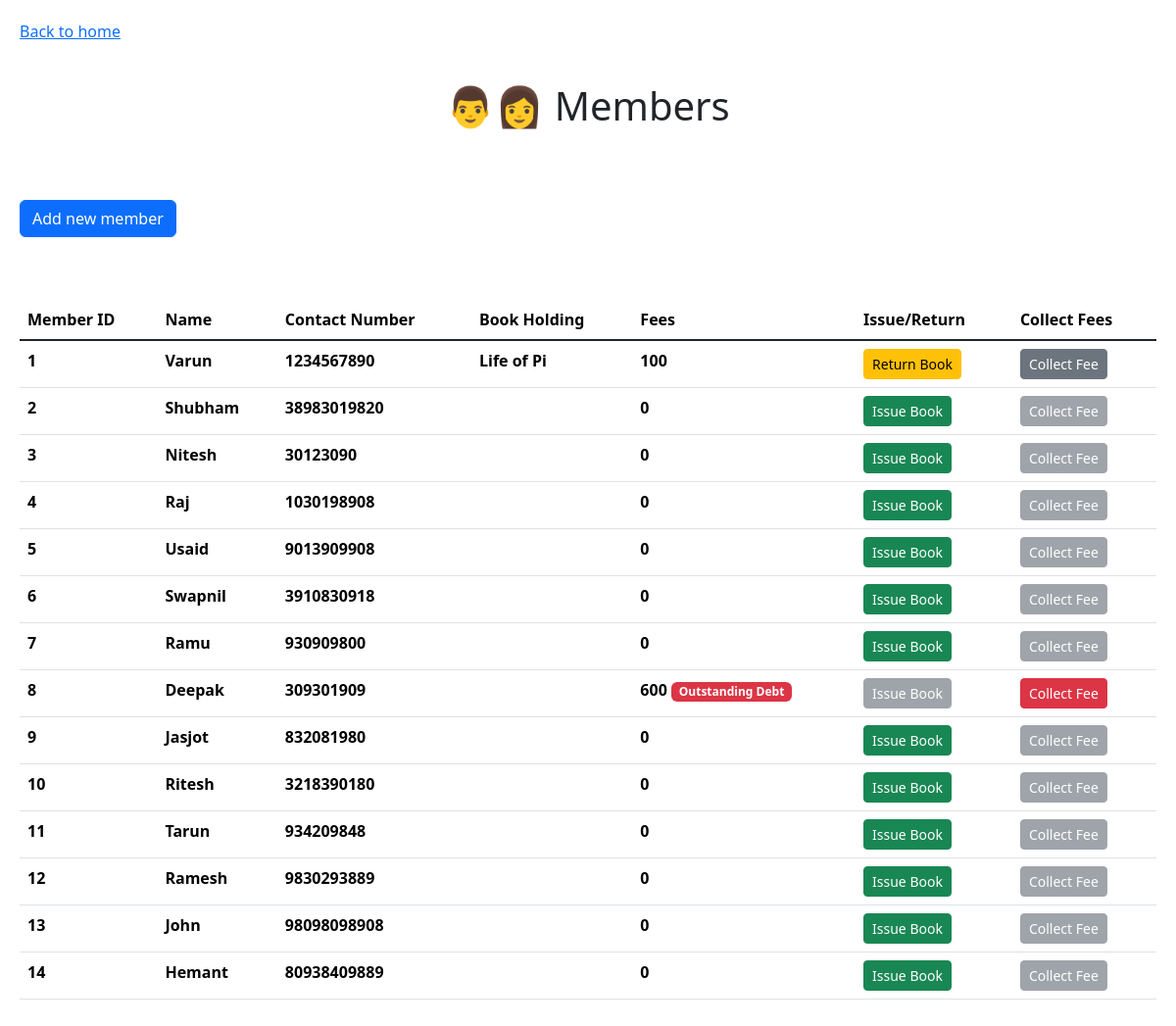
The page /members/ on the database its author committed.
### lib_manage/models.py (models this page shows)
class Member(models.Model):
    name = models.CharField(max_length = 20)
    number = models.BigIntegerField()
    holding = models.ForeignKey(Books, on_delete=models.RESTRICT, null=True)
    fees = models.IntegerField(default=0)

class Books(models.Model):
    title = models.CharField(max_length=255, null=True)
    author = models.CharField(max_length=255, null=True)
    isbn = models.BigIntegerField(null=True)
    publisher = models.CharField(max_length=255, null=True)
    status = models.BooleanField(default=True)
    holder = models.IntegerField(null=True)

### lib_manage/views.py (the view)
# urls.py: path("members/", views.membersview, name='membersview'),
def membersview(request):
    if request.method == 'GET':
        member_data = list(Member.objects.all())
        return render(request, 'lib_manage/members.html', {'member_data':member_data})

### lib_manage/templates/lib_manage/members.html (shortened to what this page needs)
{% extends "lib_manage/layout.html" %}
{% load static %}
{% block body %}
{% load static %}
<div class="blocks top_head">
    <h1>👨👩 Members</h1>
</div>
<br>
<div class="blocks">
    <a type="button" class="btn btn-primary" href="{% url 'lib_manage:addMember' %}">Add new member</a>
</div>
<br>
<div class="blocks">
    <table class="table">
        <thead>
            <tr>
                <th scope="col">Member ID</th>
                <th scope="col">Name</th>
                <th scope="col">Contact Number</th>
                <th scope="col">Book Holding</th>
                <th scope="col">Fees</th>
                <th scope="col">Issue/Return</th>
                <th scope="col">Collect Fees</th>
            </tr>
        </thead>
        <tbody class="table-group-divider">
            {% for data in member_data %}
                <tr>
                    <th scope="col">{{ data.id }}</th>
                    <th scope="col">{{ data.name }}</th>
                    <th scope="col">{{ data.number }}</th>
                    <th scope="col">{{ data.holding.title }}</th>
                    {% if data.fees >= 500 %}
                    <th scope="col">{{ data.fees }} <span class="badge text-bg-danger">Outstanding Debt</span></th>
                    {% else %}
                    <th scope="col">{{ data.fees }}</th>
                    {% endif %}
                    <th scope="col">
                        {% if data.holding == None %}
                            {% if data.fees >= 500 %}
                            <button type="button" class="btn btn-secondary btn-sm" disabled>Issue Book</button>
                            {% else %}
                            <a type="button" class="btn btn-success btn-sm" href="{% url 'lib_manage:issue' data.id %}">Issue Book</a>
                            {% endif %}
                        {% else %}
                        <a type="button" class="btn btn-warning btn-sm" href="{% url 'lib_manage:return_book' data.id %}">Return Book</a>
                        {% endif %}
                    </th>
                    <th scope="col">
                        {% if data.fees > 0 %}
                        <form method="post" action="{% url 'lib_manage:collect_fee' %}">
                            {% if data.fees >= 500 %}
                            <button type="submit" class="btn btn-danger btn-sm">Collect Fee</button>
                            {% else %}
                            <button type="submit" class="btn btn-secondary btn-sm">Collect Fee</button>
                            {% endif %}
                        </form>
                        {% else %}
                        <button type="button" class="btn btn-secondary btn-sm" disabled>Collect Fee</button>
                        {% endif %}
                    </th>
                </tr>
            {% endfor %}
        </tbody>
    </table>
</div>
{% endblock %}

### lib_manage/static/lib_manage/styles.css (style rules this page uses)
.blocks { padding: 20px 20px 20px 20px; }
.top_head { text-align: center; }

### rows shown on the page
Member: id "1", name "Varun", number "1234567890", holding "Life of Pi", fees "100", shows "Return Book", shows "Collect Fee"
Member: id "2", name "Shubham", number "38983019820", fees "0", shows "Issue Book", shows "Collect Fee"
Member: id "3", name "Nitesh", number "30123090", fees "0", shows "Issue Book", shows "Collect Fee"
Member: id "4", name "Raj", number "1030198908", fees "0", shows "Issue Book", shows "Collect Fee"
Member: id "5", name "Usaid", number "9013909908", fees "0", shows "Issue Book", shows "Collect Fee"
Member: id "6", name "Swapnil", number "3910830918", fees "0", shows "Issue Book", shows "Collect Fee"
Member: id "7", name "Ramu", number "930909800", fees "0", shows "Issue Book", shows "Collect Fee"
Member: id "8", name "Deepak", number "309301909", fees "600", shows "Issue Book", shows "Collect Fee"
Member: id "9", name "Jasjot", number "832081980", fees "0", shows "Issue Book", shows "Collect Fee"
Member: id "10", name "Ritesh", number "3218390180", fees "0", shows "Issue Book", shows "Collect Fee"
Member: id "11", name "Tarun", number "934209848", fees "0", shows "Issue Book", shows "Collect Fee"
Member: id "12", name "Ramesh", number "9830293889", fees "0", shows "Issue Book", shows "Collect Fee"
Member: id "13", name "John", number "98098098908", fees "0", shows "Issue Book", shows "Collect Fee"
Member: id "14", name "Hemant", number "80938409889", fees "0", shows "Issue Book", shows "Collect Fee"
